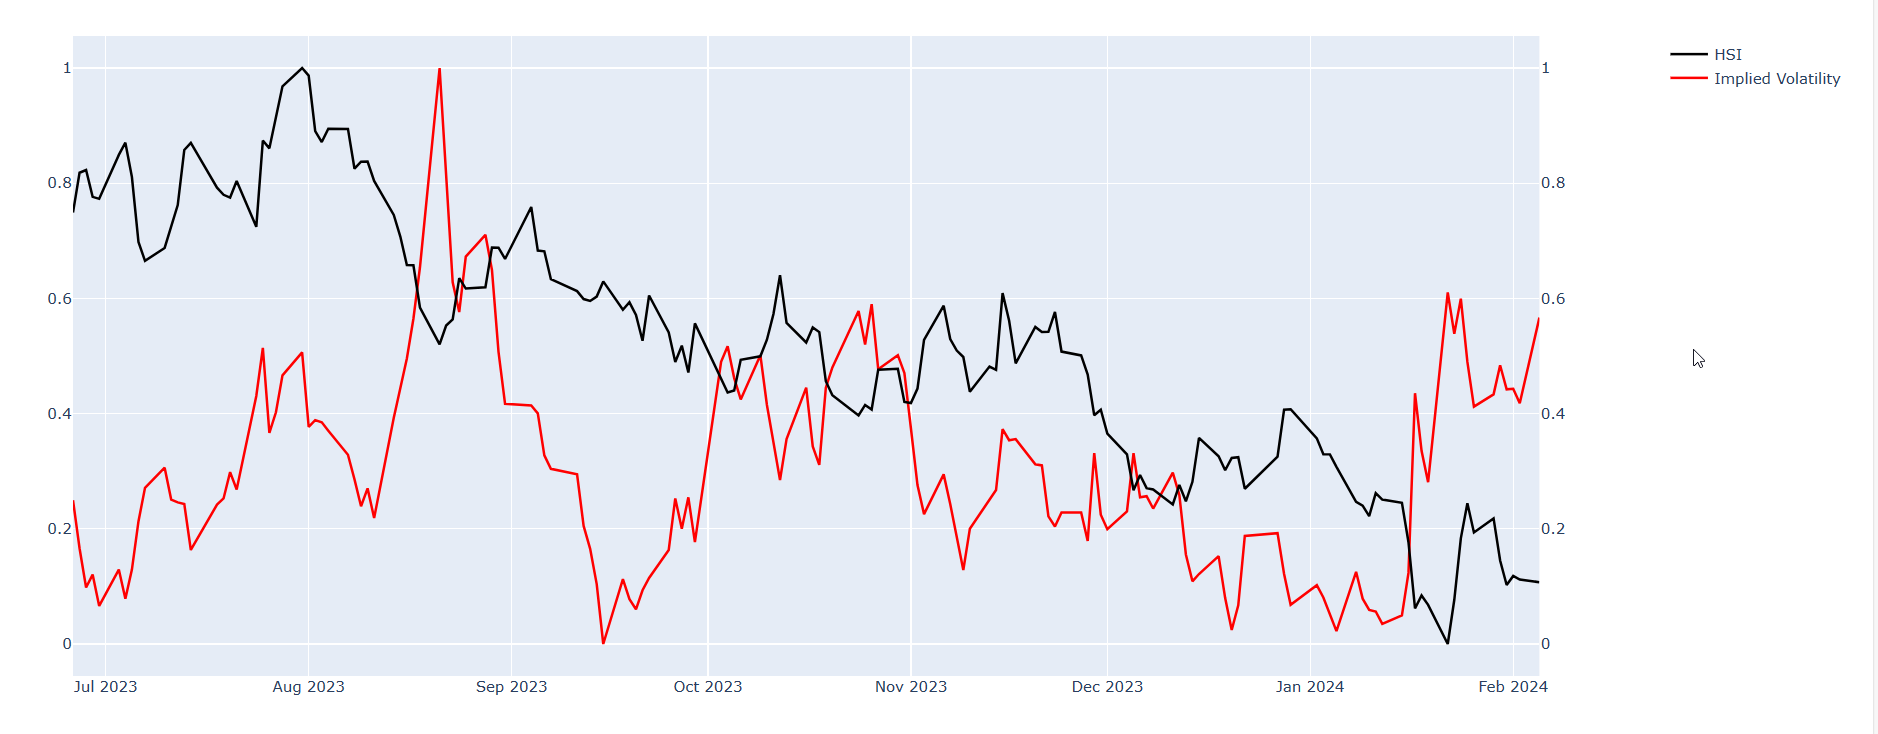

The Python source for this figure:
import pandas as pd
#import numpy as np
#import datetime as dt

def normalize(df):
    result = df.copy()
    for feature_name in df.columns:
        max_value = df[feature_name].max()
        min_value = df[feature_name].min()
        result[feature_name] = (df[feature_name] - min_value) / (max_value - min_value)
    return result

VIX_FILE = "./HSIL.csv"
HSI_FILE="./HSI.csv"

print("reading data from VIX file {}".format(VIX_FILE))

vix_df = pd.read_csv(VIX_FILE)

vix_df=vix_df[['Date','Close']]

vix_df=vix_df.rename(columns={"Close": "ImplVol"})

vix_df['Date']=pd.DatetimeIndex(vix_df['Date'])
print(vix_df)


print("reading data from HSI quotes file {}".format(HSI_FILE))

ohlc = pd.read_csv(HSI_FILE)

ohlc['Date'] = pd.DatetimeIndex(ohlc['Date'])
print(ohlc)
combined = ohlc.set_index('Date').join(vix_df.set_index('Date'),how='inner')
print(combined)

# we normalize the HSI index and VIX so the observation (divergence) is more obvious
combined = normalize(combined)


import plotly.graph_objects as go
from plotly.subplots import make_subplots
fig = make_subplots(specs=[[{"secondary_y": True}]])
fig.add_trace(go.Scatter(x=combined.index, y=combined['Close'],
                    mode='lines',
                    name="HSI", line=dict(color="#000000")), secondary_y=True)


fig.add_trace(go.Scatter(x=combined.index, y=combined['ImplVol'],
                    mode='lines',
                    name='Implied Volatility', line=dict(color="#ff0000")),
                    secondary_y=False)


fig.update_layout(hovermode='x unified')

import plotly.io as pio
fig.write_html("./sentiment_HSI.html")
